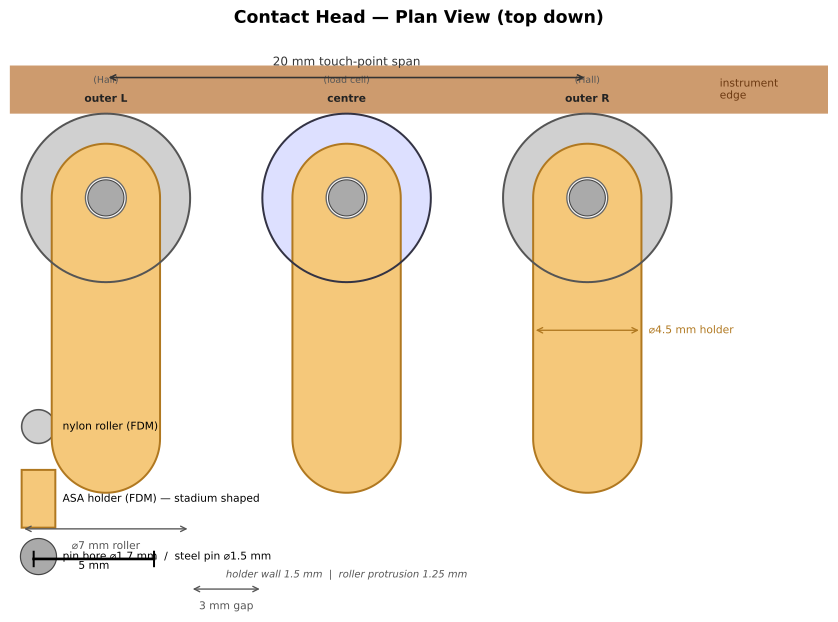

Here is the Python script that generated this plot:
#!/usr/bin/env python3
"""
Top-down plan view of the three-roller contact head.
Run:   python mechanics/drawings/plan_view.py
Output: mechanics/drawings/plan_view.svg
"""
import os
import numpy as np
import matplotlib
matplotlib.use('Agg')
import matplotlib.pyplot as plt
import matplotlib.patches as patches
from matplotlib.patches import Polygon, Circle, Rectangle, FancyArrowPatch
import matplotlib.lines as mlines

# ── Parameters (all in mm) ──────────────────────────────────────────────────
ROLLER_OD     = 7.0
ROLLER_R      = ROLLER_OD / 2          # 3.5
PIN_D         = 1.5
PIN_BORE      = PIN_D + 0.2            # 1.7 mm running fit
HOLDER_OD     = 4.5
HOLDER_R      = HOLDER_OD / 2         # 2.25
HOLDER_EXTEND = 10.0                   # holder body length beyond pin bore (TBD)
TOUCH_SPAN    = 20.0
ROLLER_GAP    = TOUCH_SPAN / 2 - ROLLER_OD   # 3.0 mm
OUTER_X       = ROLLER_OD + ROLLER_GAP        # 10.0 mm

assert ROLLER_GAP >= 1.0,          f"C-005: gap {ROLLER_GAP}mm too small"
assert HOLDER_OD < ROLLER_OD,      "C-011: holder overhangs roller"
assert HOLDER_OD >= PIN_D + 2*1.2, "C-011: holder wall too thin"

# In plan view: y=0 at instrument edge surface, y>0 away from edge
ROLLER_Y = ROLLER_R   # roller centres 3.5 mm below edge (tangent to edge at top)

# ── Stadium polygon helper ────────────────────────────────────────────────────
def stadium_verts(cx, cy_top, cy_bot, r, n=64):
    """
    Vertices for a stadium (capsule) shape.
    cy_top: centre of the top semicircle (pin-bore end) — arc curves toward edge
    cy_bot: centre of the bottom semicircle (far end)   — arc curves away from edge
    Coordinate system: y=0 at edge, y increases downward.
    """
    # Top cap: left → right, arc bulges toward edge (smaller y)
    t_top = np.linspace(np.pi, 0, n)
    x_top = cx + r * np.cos(t_top)
    y_top = cy_top - r * np.sin(t_top)   # sin(π→0) = 0→+1→0, so y dips below cy_top
    # Bottom cap: right → left, arc bulges away from edge (larger y)
    t_bot = np.linspace(0, np.pi, n)
    x_bot = cx + r * np.cos(t_bot)
    y_bot = cy_bot + r * np.sin(t_bot)
    return np.column_stack([np.append(x_top, x_bot),
                             np.append(y_top, y_bot)])

# ── Figure setup ─────────────────────────────────────────────────────────────
fig, ax = plt.subplots(figsize=(11, 9))
ax.set_aspect('equal')
ax.invert_yaxis()   # y=0 at top (edge), positive downward
ax.set_xlim(-14, 20)
ax.set_ylim(20, -3)
ax.axis('off')
ax.set_title('Contact Head — Plan View (top down)', fontsize=13, fontweight='bold', pad=14)

# ── Instrument edge ───────────────────────────────────────────────────────────
ax.add_patch(Rectangle((-14, -2), 34, 2,
             facecolor='#b87030', alpha=0.7, zorder=1))
ax.text(15.5, -1.0, 'instrument\nedge', va='center', ha='left',
        fontsize=8, color='#6B3810')

# ── Roller configs ────────────────────────────────────────────────────────────
ROLLER_CONFIGS = [
    (-OUTER_X, 'outer L', 'Hall',       '#d0d0d0', '#555'),
    ( 0.0,     'centre',  'load cell',  '#dde0ff', '#334'),
    (+OUTER_X, 'outer R', 'Hall',       '#d0d0d0', '#555'),
]

for xr, lbl, sub, rfill, rstroke in ROLLER_CONFIGS:
    cy = ROLLER_Y   # roller centre y

    # 1. Roller filled circle (drawn first, behind holder)
    ax.add_patch(Circle((xr, cy), ROLLER_R,
                         facecolor=rfill, edgecolor='none', zorder=2))

    # 2. Holder stadium — opaque, on top of roller
    #    Pin-bore end cap centred at roller centre (cy).
    #    Holder body extends away from edge to cy + HOLDER_EXTEND.
    verts = stadium_verts(xr, cy, cy + HOLDER_EXTEND, HOLDER_R)
    ax.add_patch(Polygon(verts, closed=True,
                          facecolor='#f5c87a', edgecolor='#b07820',
                          linewidth=1.5, zorder=3))

    # 3. Roller outline redrawn on top — shows 7 mm boundary clearly
    ax.add_patch(Circle((xr, cy), ROLLER_R,
                         facecolor='none', edgecolor=rstroke,
                         linewidth=1.5, zorder=4))

    # 4. Pin bore (hole through ASA at roller centre)
    ax.add_patch(Circle((xr, cy), PIN_BORE / 2,
                         facecolor='#f8f8f8', edgecolor='#666',
                         linewidth=1.0, zorder=5))

    # 5. Steel pin visible through bore
    ax.add_patch(Circle((xr, cy), PIN_D / 2,
                         facecolor='#aaa', edgecolor='#444',
                         linewidth=0.8, zorder=6))

    # Labels above roller
    ax.text(xr, cy - ROLLER_R - 0.4, lbl,
            ha='center', va='bottom', fontsize=8, fontweight='bold', color='#222')
    ax.text(xr, cy - ROLLER_R - 1.2, f'({sub})',
            ha='center', va='bottom', fontsize=7, color='#555')

# ── Holder width callout — right outer roller ─────────────────────────────────
ann_xr = OUTER_X
ann_cy = ROLLER_Y + HOLDER_EXTEND * 0.55   # mid-body
ax.annotate('', xy=(ann_xr - HOLDER_R, ann_cy), xytext=(ann_xr + HOLDER_R, ann_cy),
            arrowprops=dict(arrowstyle='<->', color='#b07820', lw=1.0))
ax.text(ann_xr + HOLDER_R + 0.3, ann_cy, f'⌀{HOLDER_OD:.1f} mm holder',
        va='center', fontsize=8, color='#b07820')

# ── Dimensions ────────────────────────────────────────────────────────────────
# 20 mm touch-point span (above edge)
dim_y_span = -1.5
ax.annotate('', xy=(-OUTER_X, dim_y_span), xytext=(OUTER_X, dim_y_span),
            arrowprops=dict(arrowstyle='<->', color='#333', lw=1.2))
ax.text(0, dim_y_span - 0.4, f'{TOUCH_SPAN:.0f} mm touch-point span',
        ha='center', va='bottom', fontsize=9, color='#333')

# Roller OD — left outer roller, below holder
dim_y_rod = ROLLER_Y + HOLDER_EXTEND + HOLDER_R + 1.5
ax.annotate('', xy=(-OUTER_X - ROLLER_R, dim_y_rod),
            xytext=(-OUTER_X + ROLLER_R, dim_y_rod),
            arrowprops=dict(arrowstyle='<->', color='#555', lw=1.0))
ax.text(-OUTER_X, dim_y_rod + 0.5,
        f'⌀{ROLLER_OD:.0f} mm roller', ha='center', va='top', fontsize=8, color='#555')

# Gap 3 mm — between left outer and centre roller
dim_y_gap = dim_y_rod + 2.5
ax.annotate('', xy=(-OUTER_X + ROLLER_R, dim_y_gap),
            xytext=(-ROLLER_R, dim_y_gap),
            arrowprops=dict(arrowstyle='<->', color='#555', lw=1.0))
ax.text((-OUTER_X + ROLLER_R - ROLLER_R) / 2, dim_y_gap + 0.5,
        f'{ROLLER_GAP:.0f} mm gap', ha='center', va='top', fontsize=8, color='#555')

# Wall thickness note (text, not tiny arrows)
wt_wall = (HOLDER_OD - PIN_D) / 2      # 1.5 mm
wt_proj = (ROLLER_OD - HOLDER_OD) / 2  # 1.25 mm
ax.text(0, ROLLER_Y + HOLDER_EXTEND + HOLDER_R + 3.2,
        f'holder wall {wt_wall:.2g} mm  |  roller protrusion {wt_proj:.4g} mm',
        ha='center', va='top', fontsize=7.5, color='#555', style='italic')

# ── Legend (bottom-left, away from all geometry) ─────────────────────────────
lx, ly = -13.5, 13.0
ax.add_patch(Circle((lx + 0.7, ly), 0.7, facecolor='#d0d0d0', edgecolor='#555', lw=1.2))
ax.text(lx + 1.7, ly, 'nylon roller (FDM)', va='center', fontsize=8)

ax.add_patch(Rectangle((lx, ly + 1.8), 1.4, 2.4,
             facecolor='#f5c87a', edgecolor='#b07820', lw=1.5))
ax.text(lx + 1.7, ly + 3.0, 'ASA holder (FDM) — stadium shaped', va='center', fontsize=8)

ax.add_patch(Circle((lx + 0.7, ly + 5.4), 0.7,
             facecolor='#f8f8f8', edgecolor='#666', lw=1.0))
ax.add_patch(Circle((lx + 0.7, ly + 5.4), PIN_D / 2,
             facecolor='#aaa', edgecolor='#444', lw=0.9))
ax.text(lx + 1.7, ly + 5.4,
        f'pin bore ⌀{PIN_BORE} mm  /  steel pin ⌀{PIN_D} mm',
        va='center', fontsize=8)

# ── Scale bar ─────────────────────────────────────────────────────────────────
sb_x, sb_y = -13, 18.5
ax.plot([sb_x, sb_x + 5], [sb_y, sb_y], 'k-', lw=2)
ax.plot([sb_x, sb_x], [sb_y - 0.3, sb_y + 0.3], 'k-', lw=1.5)
ax.plot([sb_x + 5, sb_x + 5], [sb_y - 0.3, sb_y + 0.3], 'k-', lw=1.5)
ax.text(sb_x + 2.5, sb_y + 0.5, '5 mm', ha='center', va='bottom', fontsize=8)

out = os.path.join(os.path.dirname(os.path.abspath(__file__)), 'plan_view.svg')
fig.savefig(out, format='svg', bbox_inches='tight', dpi=150)
plt.close(fig)
print(f"Written: {out}")
print(f"ROLLER_GAP={ROLLER_GAP}mm  OUTER_X={OUTER_X}mm  holder wall={(HOLDER_OD-PIN_D)/2}mm")
